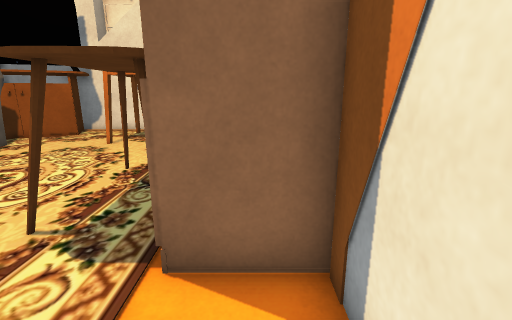
[1] (above)

16 first-person views from a walk through a 3-D level made in the Unity game engine. The camera is 1.4 m above the floor, tilts 14° down and sees 85° across. Doors are open. The floor is counted in squares, 0.5 m on a side. Each view is taken from the middle of a square. On the plan, view 1 faces up. The plan holds only what a view shows up to about 19 squares ahead; the rest is blank. The place goes on beyond the plan. The player character is not drawn. Some surface patterns are stand-ins.

[2]
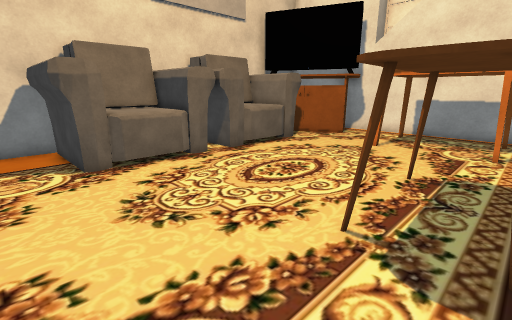

[3]
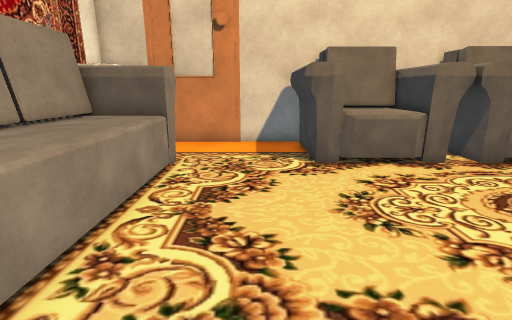

[4]
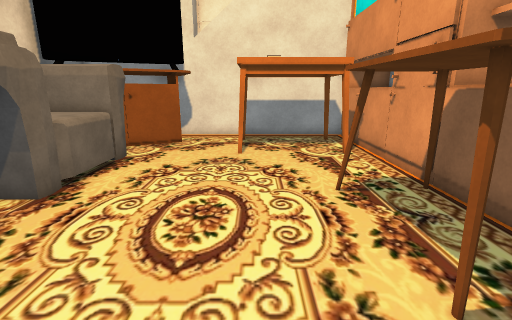

[5]
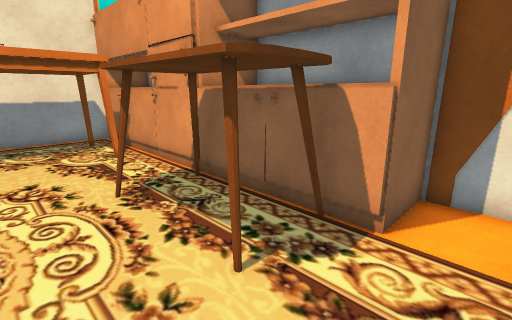

[6]
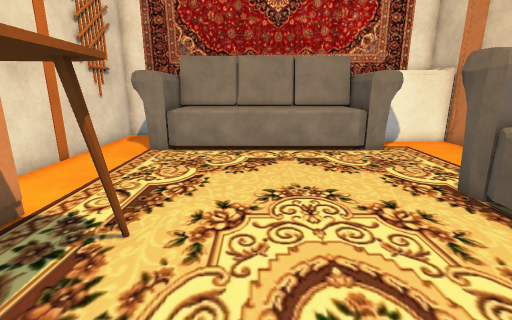

[7]
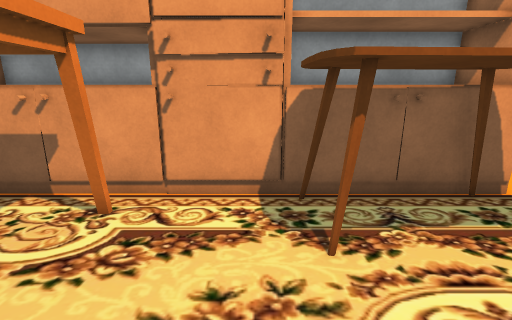

[8]
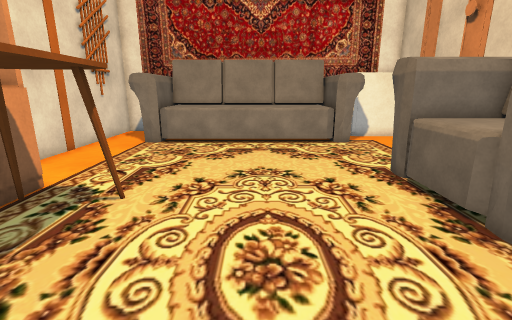

[9]
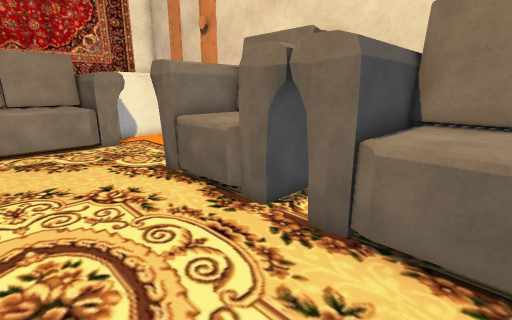

[10]
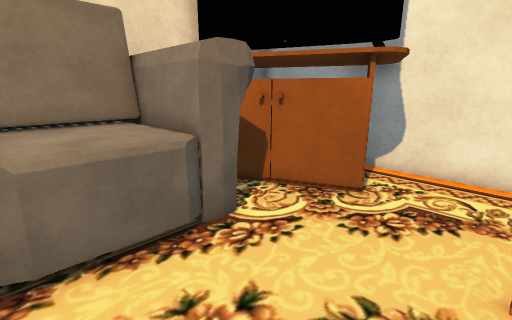

[11]
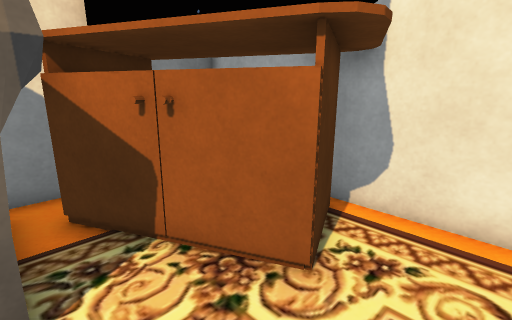

[12]
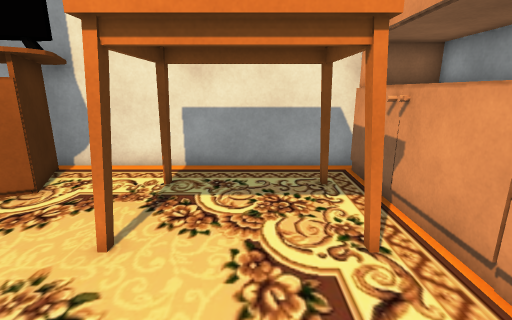

[13]
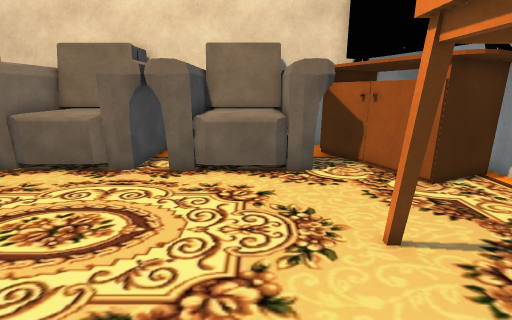

[14]
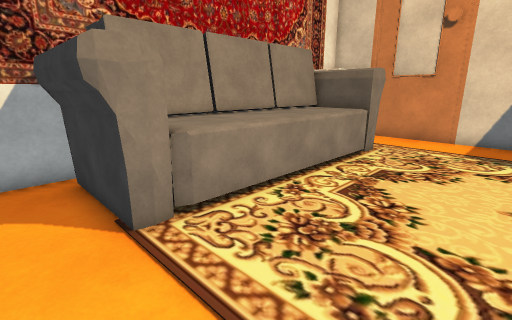

[15]
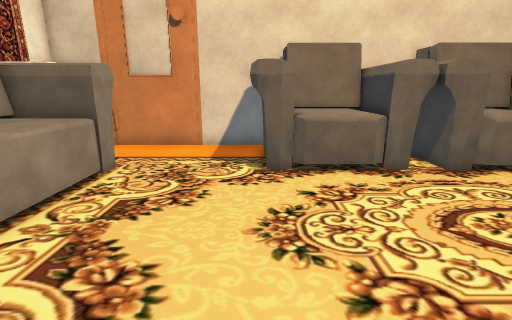

[16]
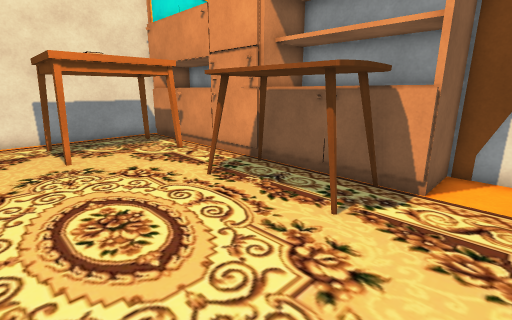

### Floor plan
Key: @ floor where view 1 was taken; # wall or solid block; . floor; ^ raised ledge; O other object.
Columns run from 18 left of view 1 to 1 right of it. Each row starts with its distance up from view 1.
 21    ###############
 20     OOO......... OO#
 19 # OOOOO.........OOOO
 18 #OOOOOOO..O....OOOOO
 17 #OOOOOOO........OOOO
 16 #OOOOO..........OOOO
 15 # OO O....O....OOOOO
 14 #  OOO..........OOO
 13   OOOO..........OOO
 12   OOOO..........OO
 11   OOOO..........OO
 10  OOOOO........OOOO O
  9    OOO.......OO.OOOO
  8  OOOOO.......O..OOOO
  7  OOOOO.......O..OOOO
  6   OOOO.......OO.OOOO
  5   OOOO........OOOOOO
  4   OOOO..........OOOO
  3  OOOOO.............#
  2 #OOOOO.............#
  1 #..................#
  0 #.................@#
 -1 #..................#
 -2 #..................#
 -3 #...##^^^^^^^^^^#..#
 -4 #...  ^^^^^^^^^^##.#
 -5 #...  ^^^^^^^^^^##.#
 -6 ##################.#
 -7          #  #   ##.#
 -8                  ###

Positions as (right, up) in squares from view 1, and headings:
1: (0, 0), facing up
2: (-2, 0), facing up-left
3: (-2, 0), facing left
4: (-7, 2), facing up
5: (-7, 2), facing up-right
6: (-7, 10), facing down
7: (-9, 11), facing right
8: (-8, 12), facing down
9: (-8, 12), facing down-left
10: (-8, 10), facing up-left
11: (-9, 14), facing up-left
12: (-5, 10), facing up
13: (-3, 12), facing left
14: (0, 2), facing down-left
15: (-3, 2), facing left
16: (-10, 2), facing up-right
